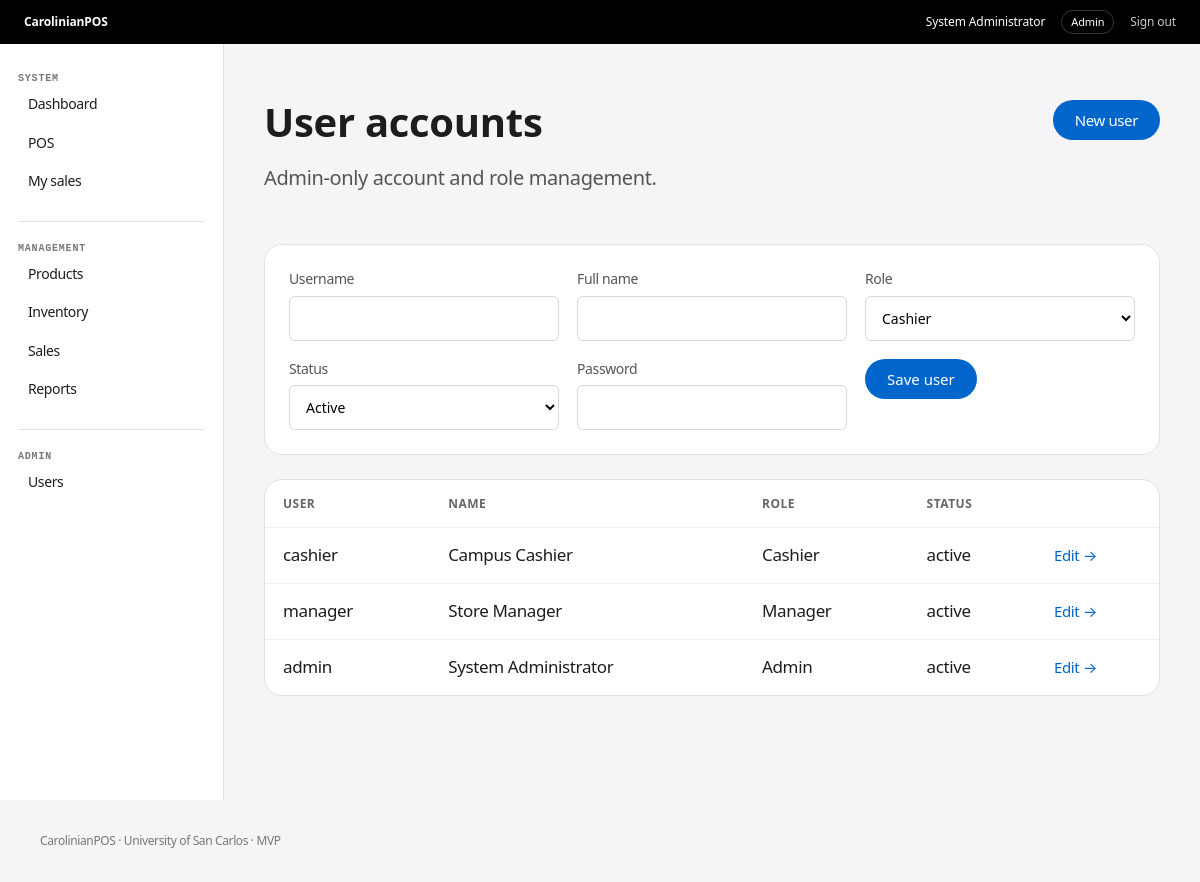
The page /admin/users.php (signed in) on the database its author committed.
### tables this page shows
CREATE TABLE users (
  id INT UNSIGNED AUTO_INCREMENT PRIMARY KEY,
  username VARCHAR(50) NOT NULL UNIQUE,
  password_hash VARCHAR(255) NOT NULL,
  full_name VARCHAR(120) NOT NULL,
  role ENUM('Cashier','Manager','Admin') NOT NULL,
  status ENUM('active','inactive') NOT NULL DEFAULT 'active',
  created_at TIMESTAMP DEFAULT CURRENT_TIMESTAMP
);

### includes/auth_check.php (called while the page is built, shortened)
<?php
function current_user(): array {
    return $_SESSION['user'] ?? [];
}

### admin/users.php (the view, shortened to what this page needs)
<?php
require_once __DIR__ . '/../config/db.php'; require_once __DIR__ . '/../includes/auth_check.php'; require_role(['Admin']);
$page_title='Users';$edit=null;
$users=$pdo->query('SELECT id,username,full_name,role,status,created_at FROM users ORDER BY full_name')->fetchAll();
require __DIR__ . '/../includes/header.php'; ?>
<div class="page-head"><div><h1>User accounts</h1><p class="lead">Admin-only account and role management.</p></div><a class="btn primary" href="users.php">New user</a></div>
<section class="panel"><form method="post" class="form-grid"><input type="hidden" name="action" value="save"><input type="hidden" name="id" value="<?= $edit['id']??'' ?>">
<label>Username<input name="username" required value="<?= htmlspecialchars($edit['username']??'') ?>"></label><label>Full name<input name="full_name" required value="<?= htmlspecialchars($edit['full_name']??'') ?>"></label>
<label>Role<select name="role"><option <?= (($edit['role']??'')==='Cashier')?'selected':'' ?>>Cashier</option></select></label>
<label>Status<select name="status"><option value="active" <?= (($edit['status']??'active')==='active')?'selected':'' ?>>Active</option></select></label>
<label>Password<?= $edit?' (leave blank to keep current)':'' ?><input type="password" name="password" <?= $edit?'':'required' ?>></label><div><button class="btn primary">Save user</button></div></form></section>
<div class="table-wrap"><table><thead><tr><th>User</th><th>Name</th><th>Role</th><th>Status</th><th></th></tr></thead><tbody><?php foreach($users as $u): ?><tr><td><?= htmlspecialchars($u['username']) ?></td><td><?= htmlspecialchars($u['full_name']) ?></td><td><?= htmlspecialchars($u['role']) ?></td><td><?= htmlspecialchars($u['status']) ?></td><td><a class="text-link" href="?edit=<?= $u['id'] ?>">Edit →</a></td></tr><?php endforeach; ?></tbody></table></div>
<?php require __DIR__ . '/../includes/footer.php'; ?>

### includes/header.php (shortened to what this page needs)
<?php
require_once __DIR__ . '/auth_check.php';
$user = current_user();
?>
<!doctype html>
<html lang="en">
<head>
<link rel="stylesheet" href="/carolinianpos/assets/css/app.css">
</head>
<body>
<header class="global-nav">
  <a class="brand" href="/carolinianpos/index.php">CarolinianPOS</a>
  <div class="nav-user">
    <span><?= htmlspecialchars($user['full_name']) ?></span>
    <span class="role-pill"><?= htmlspecialchars($user['role']) ?></span>
    <a href="/carolinianpos/auth/logout.php">Sign out</a>
  </div>
</header>
<div class="app-shell">
<aside class="sidebar">
  <div class="mono-label">SYSTEM</div>
  <?php if (in_array($user['role'], ['Manager','Admin'], true)): ?>
    <a href="/carolinianpos/manager/dashboard.php">Dashboard</a>
  <?php endif; ?>
  <a href="/carolinianpos/cashier/pos.php">POS</a>
  <a href="/carolinianpos/cashier/sales.php">My sales</a>
  <?php if (in_array($user['role'], ['Manager','Admin'], true)): ?>
    <div class="side-rule"></div>
    <div class="mono-label">MANAGEMENT</div>
    <a href="/carolinianpos/manager/products.php">Products</a>
    <a href="/carolinianpos/manager/inventory.php">Inventory</a>
    <a href="/carolinianpos/manager/sales.php">Sales</a>
    <a href="/carolinianpos/manager/reports.php">Reports</a>
  <?php endif; ?>
  <?php if ($user['role'] === 'Admin'): ?>
    <div class="side-rule"></div>
    <div class="mono-label">ADMIN</div>
    <a href="/carolinianpos/admin/users.php">Users</a>
  <?php endif; ?>
</aside>
<main class="main">

### assets/css/app.css (style rules this page uses)
:root { --primary:#0066cc;--primary-focus:#0071e3;--primary-dark:#2997ff; --ink:#1d1d1f;--muted:#7a7a7a;--canvas:#fff;--parchment:#f5f5f7; --pearl:#fafafc;--dark:#000;--tile:#272729;--hairline:#e0e0e0; --soft:#f0f0f0;--danger:#b42318;--success:#18794e; --radius-sm:8px;--radius-md:11px;--radius-lg:18px;--pill:9999px; }
* { box-sizing:border-box }
html { font-family:system-ui,-apple-system,BlinkMacSystemFont,"Segoe UI",sans-serif;color:var(--ink);background:var(--parchment) }
body { margin:0;font-size:17px;line-height:1.47;letter-spacing:-.374px }
a { color:inherit;text-decoration:none }
.global-nav { height:44px;background:#000;color:#fff;display:flex;align-items:center;justify-content:space-between;padding:0 24px;font-size:12px;letter-spacing:-.12px;position:sticky;top:0;z-index:10 }
.brand { font-weight:600 }
.nav-user { display:flex;gap:16px;align-items:center }
.nav-user a { opacity:.8 }
.role-pill,.status { border-radius:9999px;padding:3px 9px;border:1px solid rgba(255,255,255,.22);font-size:11px }
.app-shell { display:flex;min-height:calc(100vh - 44px) }
.sidebar { width:224px;background:#fff;border-right:1px solid var(--hairline);padding:28px 18px;flex:none }
.sidebar a { display:block;padding:9px 10px;border-radius:8px;font-size:14px }
.mono-label { font:600 10px/1.3 ui-monospace,SFMono-Regular,Menlo,monospace;letter-spacing:.08em;color:#777;text-transform:uppercase }
.side-rule { height:1px;background:var(--hairline);margin:20px 0 }
.main { width:min(1440px,100%);padding:56px 40px 80px }
.main h1 { font-size:40px;line-height:1.1;letter-spacing:-.28px;margin:0 0 10px;font-weight:600 }
.lead { font-size:20px;line-height:1.4;color:#555;max-width:760px }
.page-head { display:flex;justify-content:space-between;gap:24px;align-items:flex-start;margin-bottom:32px }
.btn { display:inline-flex;align-items:center;justify-content:center;border:0;cursor:pointer;padding:11px 22px;border-radius:9999px;font:400 15px/1.2 system-ui }
.btn.primary { background:var(--primary);color:#fff }
.text-link { color:var(--primary);font-size:15px }
.panel { background:#fff;border:1px solid var(--hairline);border-radius:18px;padding:24px }
.form-stack label,.form-grid label,.filter-bar label { display:grid;gap:6px;font-size:14px;color:#555 }
.form-stack input,.form-grid input,.form-grid select,.filter-bar input,.inline-form input { border:1px solid #d8d8dc;border-radius:6px;padding:11px 12px;background:#fff;font:inherit }
.form-grid { display:grid;grid-template-columns:repeat(3,1fr);gap:18px }
.table-wrap { overflow:auto;margin-top:24px;background:#fff;border:1px solid var(--hairline);border-radius:18px }
table { width:100%;border-collapse:collapse }
th,td { text-align:left;padding:15px 18px;border-bottom:1px solid var(--soft);white-space:nowrap }
th { font:600 12px system-ui;color:#666;text-transform:uppercase;letter-spacing:.04em }
tr:last-child td { border-bottom:0 }

### rows shown on the page
users: full_name "System Administrator", role "Admin", username "admin", status "active"
users: username "cashier", full_name "Campus Cashier", role "Cashier", status "active"
users: username "manager", full_name "Store Manager", role "Manager", status "active"
